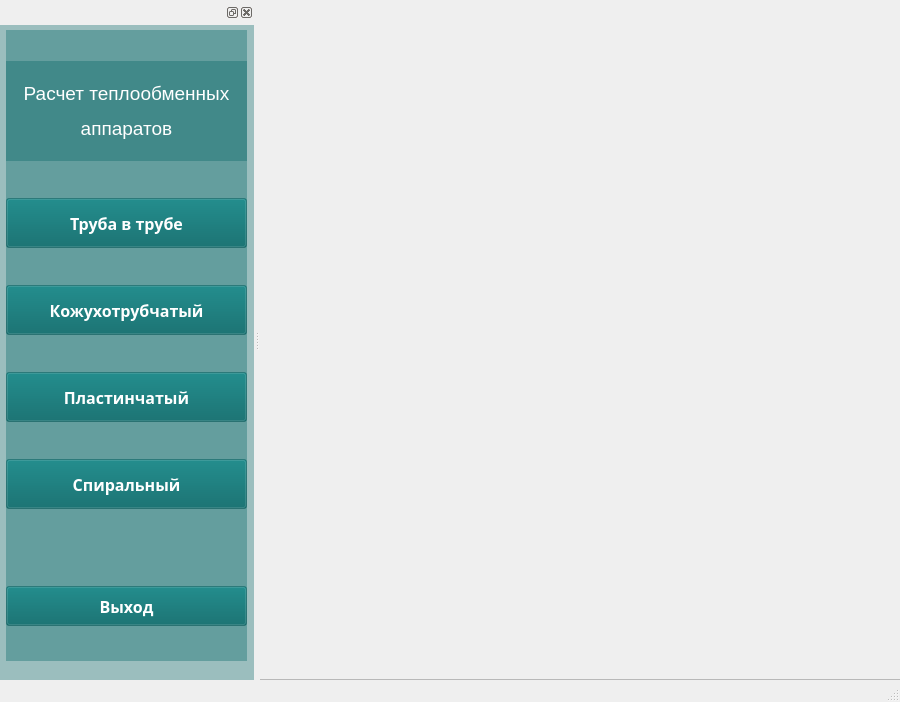
<?xml version="1.0" encoding="UTF-8"?>
<ui version="4.0">
 <class>MainWindow</class>
 <widget class="QMainWindow" name="MainWindow">
  <property name="geometry">
   <rect>
    <x>0</x>
    <y>0</y>
    <width>900</width>
    <height>702</height>
   </rect>
  </property>
  <property name="windowTitle">
   <string>MainWindow</string>
  </property>
  <property name="styleSheet">
   <string notr="true"/>
  </property>
  <widget class="QWidget" name="centralwidget">
   <widget class="QFrame" name="frame">
    <property name="geometry">
     <rect>
      <x>-1</x>
      <y>-1</y>
      <width>651</width>
      <height>681</height>
     </rect>
    </property>
    <property name="frameShape">
     <enum>QFrame::StyledPanel</enum>
    </property>
    <property name="frameShadow">
     <enum>QFrame::Raised</enum>
    </property>
    <widget class="QLabel" name="ImageHeat">
     <property name="geometry">
      <rect>
       <x>0</x>
       <y>0</y>
       <width>651</width>
       <height>681</height>
      </rect>
     </property>
     <property name="styleSheet">
      <string notr="true"/>
     </property>
     <property name="text">
      <string/>
     </property>
     <property name="pixmap">
      <pixmap>Image/heat.png</pixmap>
     </property>
    </widget>
   </widget>
  </widget>
  <widget class="QStatusBar" name="statusbar"/>
  <widget class="QDockWidget" name="dockWidget">
   <property name="minimumSize">
    <size>
     <width>254</width>
     <height>680</height>
    </size>
   </property>
   <property name="maximumSize">
    <size>
     <width>300</width>
     <height>524287</height>
    </size>
   </property>
   <property name="font">
    <font>
     <family>Segoe UI Semibold</family>
     <pointsize>12</pointsize>
     <bold>true</bold>
    </font>
   </property>
   <property name="mouseTracking">
    <bool>false</bool>
   </property>
   <property name="tabletTracking">
    <bool>false</bool>
   </property>
   <property name="styleSheet">
    <string notr="true">color: rgb(255, 255, 255);
background-color: rgba(0, 100, 100, 90)</string>
   </property>
   <property name="allowedAreas">
    <set>Qt::BottomDockWidgetArea|Qt::LeftDockWidgetArea|Qt::RightDockWidgetArea</set>
   </property>
   <attribute name="dockWidgetArea">
    <number>1</number>
   </attribute>
   <widget class="QWidget" name="dockWidgetContents">
    <widget class="QWidget" name="layoutWidget">
     <property name="geometry">
      <rect>
       <x>6</x>
       <y>5</y>
       <width>241</width>
       <height>631</height>
      </rect>
     </property>
     <layout class="QVBoxLayout" name="verticalLayout">
      <item>
       <widget class="QLabel" name="label">
        <property name="minimumSize">
         <size>
          <width>0</width>
          <height>80</height>
         </size>
        </property>
        <property name="maximumSize">
         <size>
          <width>16777215</width>
          <height>100</height>
         </size>
        </property>
        <property name="text">
         <string>&lt;html&gt;&lt;head/&gt;&lt;body&gt;&lt;p align=&quot;center&quot;&gt;&lt;span style=&quot; font-size:14pt;&quot;&gt;Расчет теплообменных&lt;/span&gt;&lt;/p&gt;&lt;p align=&quot;center&quot;&gt;&lt;span style=&quot; font-size:14pt;&quot;&gt;аппаратов&lt;/span&gt;&lt;/p&gt;&lt;/body&gt;&lt;/html&gt;</string>
        </property>
       </widget>
      </item>
      <item>
       <widget class="QPushButton" name="Tubeontube">
        <property name="minimumSize">
         <size>
          <width>0</width>
          <height>50</height>
         </size>
        </property>
        <property name="font">
         <font>
          <family>Segoe UI Semibold</family>
          <pointsize>12</pointsize>
          <bold>true</bold>
         </font>
        </property>
        <property name="mouseTracking">
         <bool>false</bool>
        </property>
        <property name="text">
         <string>Труба в трубе</string>
        </property>
       </widget>
      </item>
      <item>
       <widget class="QPushButton" name="Casing">
        <property name="minimumSize">
         <size>
          <width>0</width>
          <height>50</height>
         </size>
        </property>
        <property name="font">
         <font>
          <family>Segoe UI Semibold</family>
          <pointsize>12</pointsize>
          <bold>true</bold>
         </font>
        </property>
        <property name="text">
         <string>Кожухотрубчатый</string>
        </property>
       </widget>
      </item>
      <item>
       <widget class="QPushButton" name="Lamellar">
        <property name="minimumSize">
         <size>
          <width>0</width>
          <height>50</height>
         </size>
        </property>
        <property name="font">
         <font>
          <family>Segoe UI Semibold</family>
          <pointsize>12</pointsize>
          <bold>true</bold>
         </font>
        </property>
        <property name="text">
         <string>Пластинчатый</string>
        </property>
       </widget>
      </item>
      <item>
       <widget class="QPushButton" name="pushButton_4">
        <property name="minimumSize">
         <size>
          <width>0</width>
          <height>50</height>
         </size>
        </property>
        <property name="font">
         <font>
          <family>Segoe UI Semibold</family>
          <pointsize>12</pointsize>
          <bold>true</bold>
         </font>
        </property>
        <property name="text">
         <string>Спиральный</string>
        </property>
       </widget>
      </item>
      <item>
       <spacer name="verticalSpacer">
        <property name="orientation">
         <enum>Qt::Vertical</enum>
        </property>
        <property name="sizeType">
         <enum>QSizePolicy::Maximum</enum>
        </property>
        <property name="sizeHint" stdset="0">
         <size>
          <width>20</width>
          <height>40</height>
         </size>
        </property>
       </spacer>
      </item>
      <item>
       <widget class="QPushButton" name="Button_Exit">
        <property name="minimumSize">
         <size>
          <width>0</width>
          <height>40</height>
         </size>
        </property>
        <property name="font">
         <font>
          <family>Segoe UI Semibold</family>
          <pointsize>12</pointsize>
          <bold>true</bold>
         </font>
        </property>
        <property name="text">
         <string>Выход</string>
        </property>
       </widget>
      </item>
     </layout>
    </widget>
   </widget>
  </widget>
 </widget>
 <resources/>
 <connections/>
</ui>
